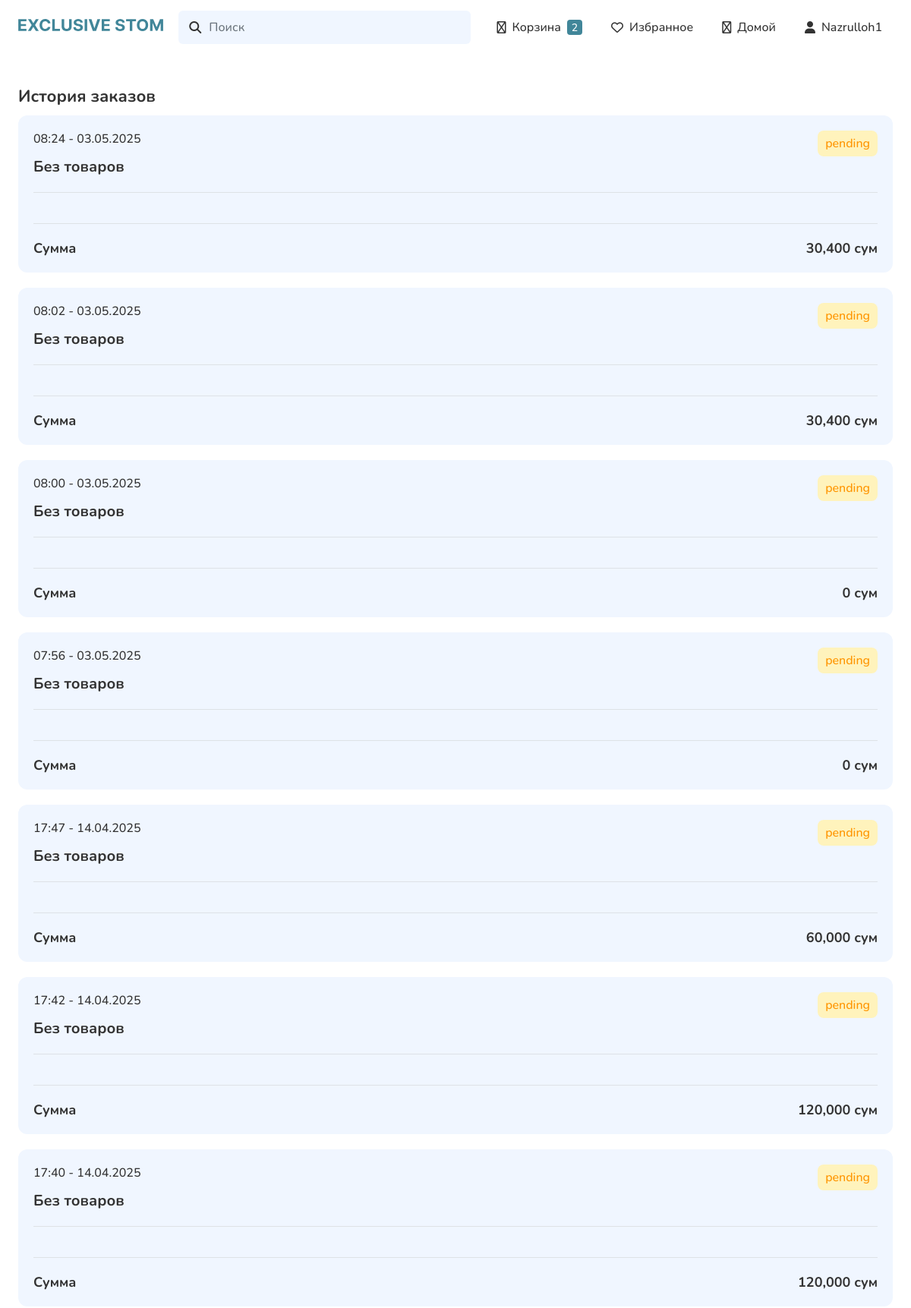
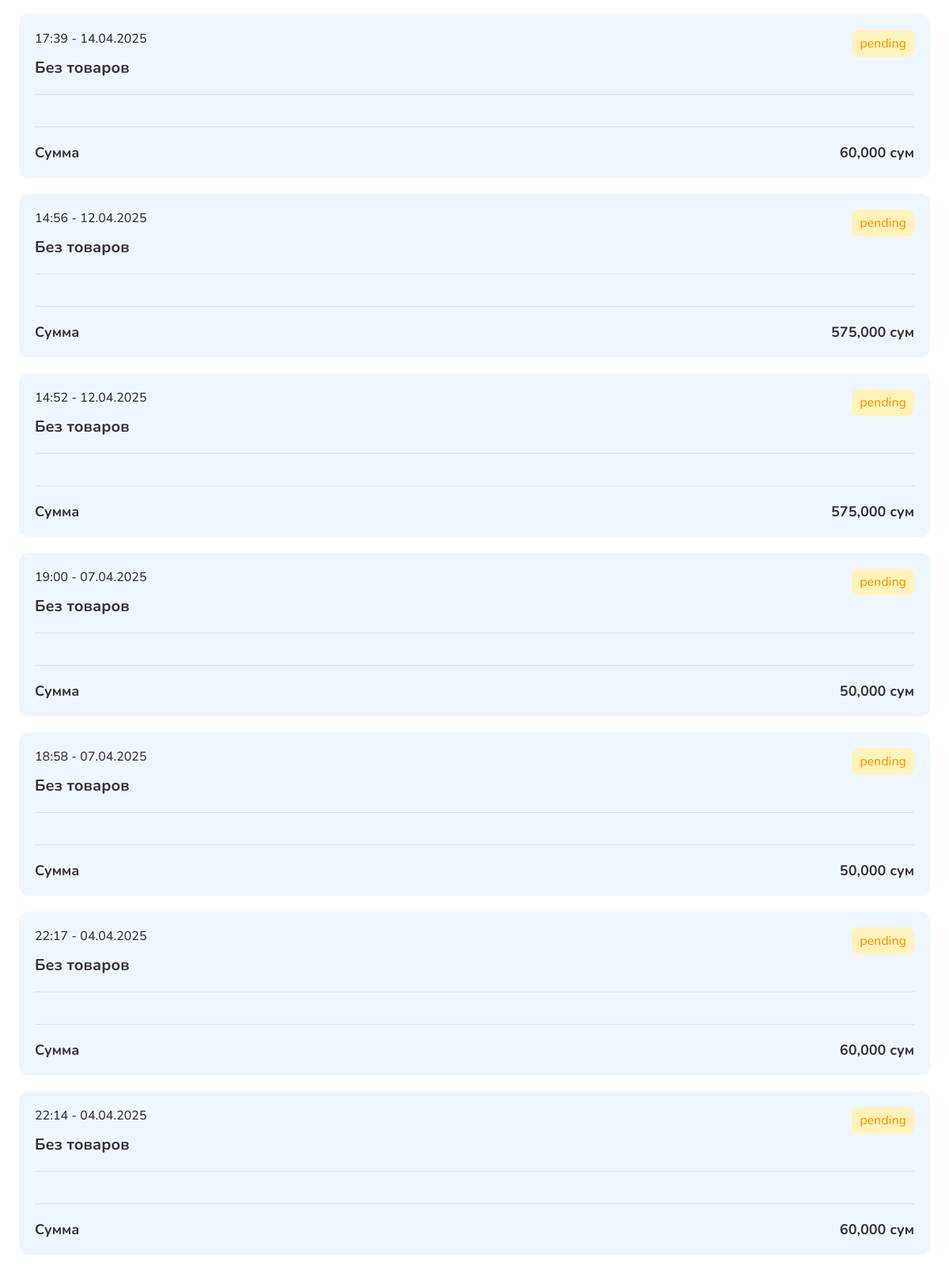
Page /my-orders/ (signed in, upper part) on the committed database (2 pictures, top to bottom).
### accounts/models.py (models this page shows, shortened)
class CustomUser(AbstractBaseUser, PermissionsMixin):
    phone_number = models.CharField(max_length=20, unique=True)
    first_name = models.CharField(max_length=30)
    last_name = models.CharField(max_length=30)
    is_active = models.BooleanField(default=True)
    is_staff = models.BooleanField(default=False)
    date_joined = models.DateTimeField(default=timezone.now)
    telegram_id = models.BigIntegerField(null=True, blank=True, unique=True)
    USERNAME_FIELD = 'phone_number'
    REQUIRED_FIELDS = ['first_name', 'last_name']
    objects = CustomUserManager()

### main/models.py (models this page shows, shortened)
class Order(models.Model):
    STATUS_CHOICES = (
        ('warning', 'В ожидании'),
        ('warning', 'В обработке'),
        ('success', 'Доставлено'),
        ('danger', 'Отменено'),
    )
    user = models.ForeignKey(CustomUser, on_delete=models.CASCADE, related_name='orders')
    created_at = models.DateTimeField(auto_now_add=True)
    status = models.CharField(max_length=20, choices=STATUS_CHOICES, default='pending')
    total_price = models.DecimalField(max_digits=10, decimal_places=2, default=0)
    phone_number = models.CharField(max_length=20, blank=True)
    address = models.TextField(blank=True)

### main/views.py (the view)
# urls.py: path("my-orders/", MyOrdersView.as_view(), name="my-orders"),
class MyOrdersView(LoginRequiredMixin, ListView):
    template_name = "my-orders.html"
    context_object_name = "orders"
    def get_queryset(self):
        orders = Order.objects.filter(user=self.request.user).prefetch_related(
            'items__product').order_by('-created_at')
        for order in orders:
            order.created_at_local = localtime(order.created_at)
        return orders

### cart/context_processors.py (called while the page is built)
def cart_item_count(request):
    if request.user.is_authenticated:
        cart, _ = Cart.objects.get_or_create(user=request.user)
        return {'cart_item_count': sum(item.quantity for item in cart.items.all())}
    return {'cart_item_count': 0}

### templates/my-orders.html (shortened to what this page needs)
{% extends 'base.html' %}
{% load static %}
{% load humanize %}
{% block content %}
  <div class="my-orders">
    <div class="section-wrapper">
      <div class="container">
        <h1 class="category-heading order-heading-text">История заказов</h1>
        <div class="orders-wrapper">
          {% for order in orders %}
            <a href="{% url 'main:order-detail' order.id %}" class="order">
              <div class="order-heading">
                <p class="order-time">{{ order.created_at_local|date:'H:i - d.m.Y' }}</p>
                <p class="order-status warning">{{ order.get_status_display }}</p>
              </div>
              <p class="order-name">
                {% if order.items.first %}
                  {{ order.items.first.product.name }}
                  {% if order.items.count > 1 %}
                    и еще {{ order.items.count|add:'-1' }} товаров
                  {% endif %}
                {% else %}
                  Без товаров
                {% endif %}
              </p>
              <div class="order-images">
              </div>
              <div class="order-cost">
                <p class="order-cost-text">Сумма</p>
                <p class="order-cost-number">{{ order.total_price|floatformat:0|intcomma }} сум</p>
              </div>
            </a>
          {% empty %}
            <p>У вас пока нет заказов.</p>
          {% endfor %}
        </div>
      </div>
    </div>
  </div>
{% endblock %}

### templates/base.html (shortened to what this page needs)
{% load static %}
<!DOCTYPE html>
<html lang="en">
  <head>
    <link rel="stylesheet" href="https://cdn.jsdelivr.net/npm/swiper@11/swiper-bundle.min.css" />
    <link rel="stylesheet" href="https://site-assets.fontawesome.com/releases/v6.7.2/css/all.css" />
    <link rel="stylesheet" href="{% static './assets/css/style.css' %}" />
    <link rel="stylesheet" href="{% static './assets/css/responsive.css' %}" />
  </head>
  <body class="light-mode" style='background:white'>
    <header>
      <div class="section-wrapper">
        <div class="container">
          <div class="header-wrapper">
            <a href="{% url 'main:home' %}" class="logo"><img src="{% static './assets/imgs/logo.svg' %}" alt="" /></a>
            <form action="{% url 'main:product_search' %}" method="get" class="header-search">
              <i class="fa-solid fa-magnifying-glass"></i>
              <input type="text" name="q" placeholder="Поиск" required />
            </form>
            <div class="header-actions">
              <a href="{% url 'main:cart' %}" title="Корзина" class="header-cart">
                <i class="fa-regular fa-bag-shopping"></i>
                <p>Корзина</p>
                {% if request.resolver_match.url_name != 'cart' %}
                  <span id="header-cart-count">0</span>
                {% endif %}
              </a>
              <a href="{% url 'main:favorite-list' %}" title="Избранное" >
                <i class="fa-regular fa-heart"></i>
                <p>Избранное</p>
              </a>
              <a href="{% url 'main:home' %}" title="Избранное" >
                <i class="fa-regular fa-home"></i>
                <p>Домой</p>
              </a>
              {% if user.is_authenticated %}
                <a href="{% url 'main:profile' %}" title="Профиль: {{ user.first_name }}">
                  <i class="fa-solid fa-user"></i>
                  {{ user.first_name }}
                </a>
              {% else %}
                <a href="{% url 'accounts:login' %}" title="Вход в профиль">
                  <i class="fa-regular fa-user"></i>
                  <p>Войти</p>
                </a>
              {% endif %}
            </div>
          </div>
        </div>
      </div>
    </header>
    {% block content %}
    {% endblock %}
  </body>
</html>

### static/assets/css/style.css (style rules this page uses)
:root { --main-color: #418699; --color-dark: #333; --color-success: #2d6a4f; --color-success-outline: #95d5b2; --color-warning: #ff9500; --color-warning-outline: #fff3bc; --color-danger: #d90429; --color-danger-outline: #f998a8; --color-white: #fff; --color-light-white: #f0f6ff; --color-gray: #6c757d; --color-light-gray: #dee2e6; }
* { margin: 0; padding: 0; list-style-type: none; text-decoration: none; box-sizing: border-box; scroll-behavior: smooth; font-family: "system-ui"; transition: all 0.3s ease; }
.section-wrapper { position: relative; }
.container { max-width: 1280px; margin: 0 auto; padding: 0 2%; }
header { padding: 14px 0; position: relative; z-index: 10; }
.logo { width: 20%; }
.logo img { width: 100%; }
.header-wrapper { display: flex; justify-content: space-between; align-items: center; gap: 20px; }
.header-actions { display: flex; gap: 10px; }
html, body { overflow-x: hidden; }
.category-heading { font-size: 22px; font-family: "system-ui-b"; color: var(--color-dark); }
.order-time { color: var(--color-dark); }
.my-orders { padding: 40px 0; }
.order-heading-text { margin-bottom: 10px; }

### rows in the picture
CustomUser: first_name "Nazrulloh1"
Order: created_at_local "08:24 - 03.05.2025", status "pending", shows "Без товаров", total_price "30,400"
Order: created_at_local "08:02 - 03.05.2025", status "pending", shows "Без товаров", total_price "30,400"
Order: created_at_local "08:00 - 03.05.2025", status "pending", shows "Без товаров", total_price "0"
Order: created_at_local "07:56 - 03.05.2025", status "pending", shows "Без товаров", total_price "0"
Order: created_at_local "17:47 - 14.04.2025", status "pending", shows "Без товаров", total_price "60,000"
Order: created_at_local "17:42 - 14.04.2025", status "pending", shows "Без товаров", total_price "120,000"
Order: created_at_local "17:40 - 14.04.2025", status "pending", shows "Без товаров", total_price "120,000"
Order: created_at_local "17:39 - 14.04.2025", status "pending", shows "Без товаров", total_price "60,000"
Order: created_at_local "14:56 - 12.04.2025", status "pending", shows "Без товаров", total_price "575,000"
Order: created_at_local "14:52 - 12.04.2025", status "pending", shows "Без товаров", total_price "575,000"
Order: created_at_local "19:00 - 07.04.2025", status "pending", shows "Без товаров", total_price "50,000"
Order: created_at_local "18:58 - 07.04.2025", status "pending", shows "Без товаров", total_price "50,000"
Order: created_at_local "22:17 - 04.04.2025", status "pending", shows "Без товаров", total_price "60,000"
Order: created_at_local "22:14 - 04.04.2025", status "pending", shows "Без товаров", total_price "60,000"
